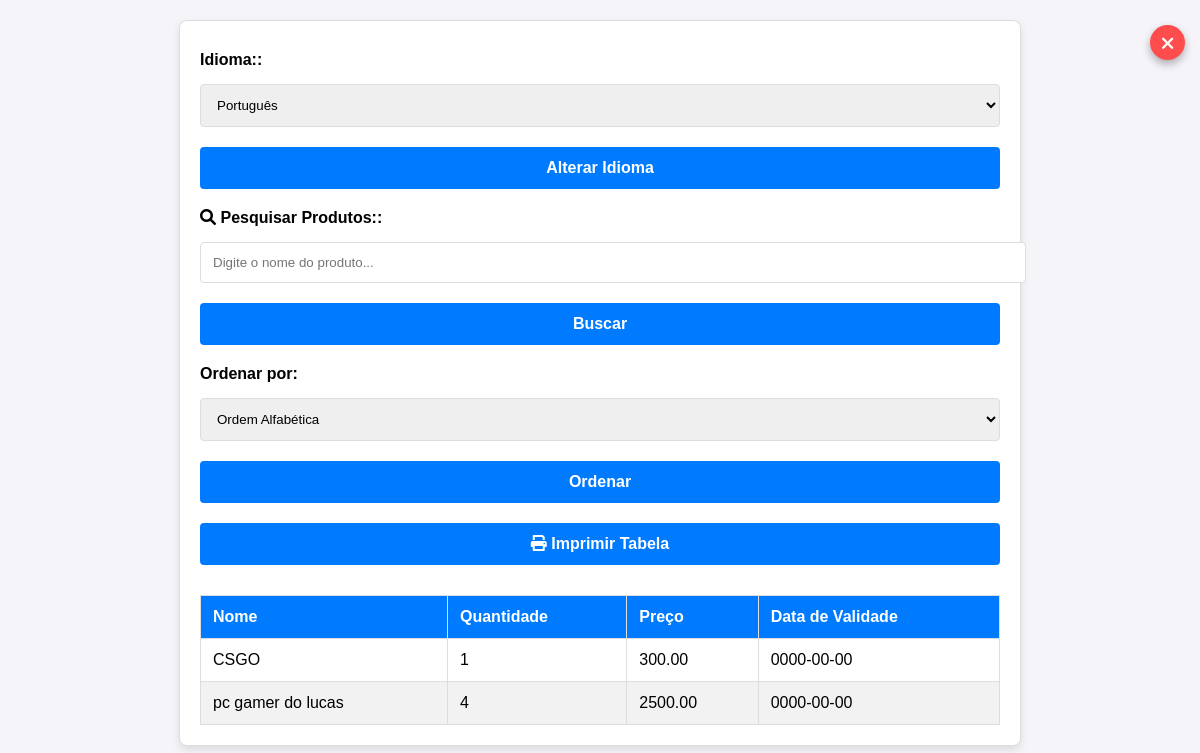
Screenshot of /pages/preferencias.php with the database file from the repository.
### tables this page shows
CREATE TABLE `produtos` (
  `id` int(11) NOT NULL,
  `nome` varchar(100) NOT NULL,
  `quantidade` int(11) NOT NULL,
  `preco` decimal(10,2) NOT NULL,
  `data_validade` date DEFAULT NULL,
  `descricao` text DEFAULT NULL,
  `uso` text DEFAULT NULL,
  `data_entrada` datetime DEFAULT current_timestamp(),
  `categoria` varchar(50) DEFAULT NULL
);

### lang/pt.php (called while the page is built)
<?php
$translations = [
    'search_placeholder' => 'Digite o nome do produto...',
    'no_products_found' => 'Nenhum produto encontrado.',
    'order_by' => 'Ordenar por:',
    'alphabetical' => 'Ordem Alfabética',
    'entry_date' => 'Ordem de Entrada',
    'expiry_date' => 'Prazo de Validade',
    'print_table' => 'Imprimir Tabela',
    'search_products' => 'Pesquisar Produtos:',
    'language' => 'Idioma:',
    'change_language' => 'Alterar Idioma'
];
?>

### pages/preferencias.php (the view, shortened to what this page needs)
<?php
include '../db.php';
$lang = isset($_SESSION['lang']) ? $_SESSION['lang'] : 'pt';
$searchTerm = '';
$orderBy = 'nome';
$sql = "SELECT * FROM produtos WHERE nome LIKE ? ORDER BY $orderBy";
$stmt = $pdo->prepare($sql);
$stmt->execute(["%$searchTerm%"]);
$produtos = $stmt->fetchAll();
?>
<!DOCTYPE html>
<html lang="pt-BR">
<head>
    <link rel="stylesheet" href="../css/setings.css">
    <link rel="stylesheet" href="https://cdnjs.cloudflare.com/ajax/libs/font-awesome/6.0.0-beta3/css/all.min.css">
</head>
<body>
<button id="close-button" class="close-button" onclick="window.location.href='../pages/index.php'">
    <i class="fas fa-times"></i>
</button>
    <div class="preferences-container">
        <form method="post" action="">
            <label for="lang"><?php echo $translations['language']; ?>:</label>
            <select id="lang" name="lang">
                <option value="pt" <?php echo $lang == 'pt' ? 'selected' : ''; ?>>Português</option>
            </select>
            <input type="submit" value="<?php echo $translations['change_language']; ?>">
        </form>
        <form method="post" action="">
            <label for="search"><i class="fas fa-search"></i> <?php echo $translations['search_products']; ?>:</label>
            <input type="text" id="search" name="search" placeholder="<?php echo htmlspecialchars($translations['search_placeholder']); ?>" value="<?php echo htmlspecialchars($searchTerm); ?>">
            <input type="submit" value="Buscar">
        </form>
        <form method="post" action="">
            <label for="order_by"><?php echo $translations['order_by']; ?></label>
            <select id="order_by" name="order_by">
                <option value="nome" <?php echo $orderBy == 'nome' ? 'selected' : ''; ?>><?php echo $translations['alphabetical']; ?></option>
            </select>
            <input type="submit" value="Ordenar">
        </form>
        <button onclick="window.print()"><i class="fas fa-print"></i> <?php echo $translations['print_table']; ?></button>
        <?php if ($produtos): ?>
            <table>
                <thead>
                    <tr>
                        <th>Nome</th>
                        <th>Quantidade</th>
                        <th>Preço</th>
                        <th>Data de Validade</th>
                    </tr>
                </thead>
                <tbody>
                    <?php foreach ($produtos as $produto): ?>
                        <tr>
                            <td><?php echo htmlspecialchars($produto['nome']); ?></td>
                            <td><?php echo htmlspecialchars($produto['quantidade']); ?></td>
                            <td><?php echo htmlspecialchars($produto['preco']); ?></td>
                            <td><?php echo htmlspecialchars($produto['data_validade']); ?></td>
                        </tr>
                    <?php endforeach; ?>
                </tbody>
            </table>
        <?php else: ?>
            <p><?php echo $translations['no_products_found']; ?></p>
        <?php endif; ?>
    </div>
</body>
</html>

### css/setings.css (style rules this page uses)
body { font-family: 'Arial', sans-serif; margin: 0; padding: 20px; background-color: #f4f4f9; }
.preferences-container { max-width: 800px; margin: 0 auto; padding: 20px; border: 1px solid #ddd; border-radius: 8px; box-shadow: 0 4px 8px rgba(0, 0, 0, 0.1); background-color: #ffffff; transition: transform 0.3s, box-shadow 0.3s; }
label { display: block; margin: 10px 0 5px; font-weight: bold; }
input[type="text"], select { width: 100%; padding: 12px; margin: 10px 0; border: 1px solid #ddd; border-radius: 4px; transition: border-color 0.3s; }
input[type="submit"], button { width: 100%; padding: 12px; margin: 10px 0; border: none; border-radius: 4px; background-color: #007bff; color: white; font-size: 16px; font-weight: bold; cursor: pointer; transition: background-color 0.3s, transform 0.2s; }
table { width: 100%; border-collapse: collapse; margin-top: 20px; }
table, th, td { border: 1px solid #ddd; }
th, td { padding: 12px; text-align: left; }
th { background-color: #007bff; color: white; font-weight: bold; transition: background-color 0.3s; }
tr:nth-child(even) { background-color: #f2f2f2; }
.close-button { position: absolute; top: 15px; right: 15px; background-color: #ff4d4d; color: #fff; border: none; border-radius: 50%; width: 35px; height: 35px; display: flex; align-items: center; justify-content: center; font-size: 18px; cursor: pointer; transition: background-color 0.3s, transform 0.2s; box-shadow: 0 4px 8px rgba(0, 0, 0, 0.3); z-index: 1000; }
.close-button i { font-family: 'Font Awesome 5 Free'; font-weight: 900; }

### rows the page displays
produtos: nome "CSGO", quantidade "1", preco "300.00", data_validade "0000-00-00"
produtos: nome "pc gamer do lucas", quantidade "4", preco "2500.00", data_validade "0000-00-00"

### other values shown
$translations['language'] "Idioma:"
$translations['search_products'] "Pesquisar Produtos:"
$translations['order_by'] "Ordenar por:"
$translations['print_table'] "Imprimir Tabela"
form field order_by "Ordem Alfabética"
